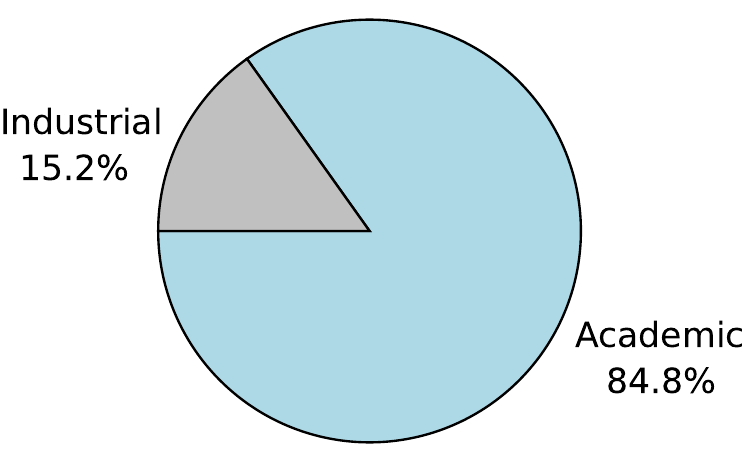

The script that saved this image:
import matplotlib.pyplot as plt
import pandas as pd

# Chargement des données
data = pd.read_csv('CORPUS-Final.csv')

# Récupération de la colonne "Orientation"
target = data["Orientation"]

# Comptage des catégories
Nboffline = sum("INDUS" in str(t).upper() for t in target)
Nbonline = sum("ACA" in str(t).upper() for t in target)

# Calcul des pourcentages
TotalPub = Nboffline + Nbonline
rateoffline = Nboffline / TotalPub * 100
rateonline = Nbonline / TotalPub * 100

# Préparer les données pour le graphique
ratioDist = [rateonline, rateoffline]
my_labels = ['Academic', 'Industrial']
my_colors = ['lightblue', 'silver']
my_explode = (0, 0)

# Création du graphique
plt.figure(figsize=(6, 6))  # Ajuste la taille globale
plt.pie(
    ratioDist,
    labels=my_labels,
    textprops={'fontsize': 25},
    autopct='%1.1f%%',
    startangle=180,
    colors=my_colors,
    explode=my_explode,
    wedgeprops={"edgecolor": "black", 'linewidth': 1.7}
)

# Pas de titre, proportions égales
plt.title('')
plt.axis('equal')

# Sauvegarde du PDF sans marges blanches
plt.savefig(
    "Distribution-over-Orientation.pdf",
    dpi=600,
    bbox_inches='tight',  # Supprime les marges blanches
    pad_inches=0          # Élimine l'espace résiduel
)

plt.show()
